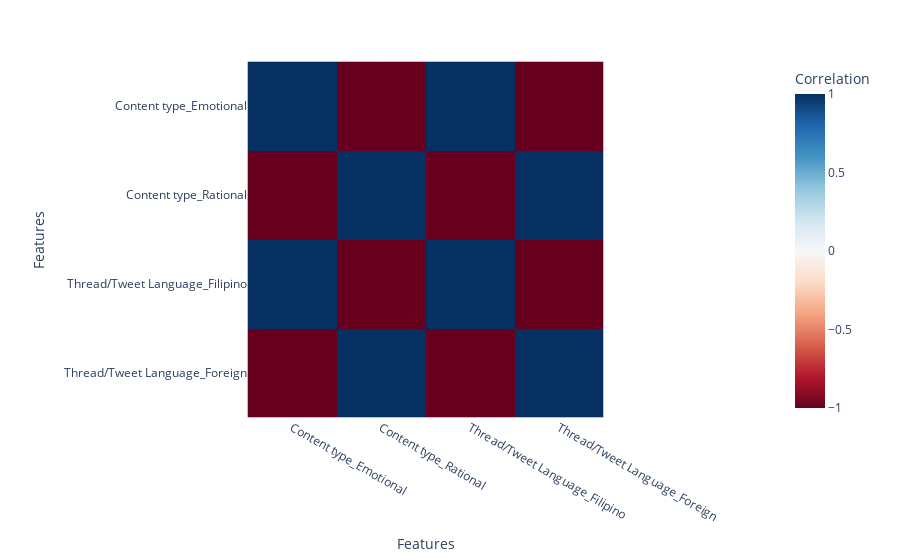

Source (notebook cell):
### Code cell
content_lang_filtered = content_lang[content_lang['Content type_Transactional'] == 0].copy()
content_lang_filtered.drop('Content type_Transactional', inplace=True, axis=1)
corr = content_lang_filtered.corr()

fig = px.imshow(corr,
                color_continuous_scale='RdBu',
                zmin=-1,
                zmax=1,
                labels=dict(x='Features', y='Features', color='Correlation'),
                x=corr.columns,
                y=corr.columns)
fig.show()

### Figure 1 — Plotly figure (JSON) as saved in the notebook; plotly's stock layout.template omitted (floating-point values rounded to 4 significant figures)
{"data": [{"coloraxis": "coloraxis", "hovertemplate": "Features: %{x}<br>Features: %{y}<br>Correlation: %{z}<extra></extra>", "name": "0", "type": "heatmap", "x": ["Content type_Emotional", "Content type_Rational", "Thread/Tweet Language_Filipino", "Thread/Tweet Language_Foreign"], "xaxis": "x", "y": ["Content type_Emotional", "Content type_Rational", "Thread/Tweet Language_Filipino", "Thread/Tweet Language_Foreign"], "yaxis": "y", "z": [[1, -1.0, 1, -1.0], [-1.0, 1, -1.0, 1], [1, -1.0, 1, -1.0], [-1.0, 1, -1.0, 1]]}], "layout": {"coloraxis": {"cmax": 1, "cmin": -1, "colorbar": {"title": {"text": "Correlation"}}, "colorscale": [[0, "rgb(103,0,31)"], [0.1, "rgb(178,24,43)"], [0.2, "rgb(214,96,77)"], [0.3, "rgb(244,165,130)"], [0.4, "rgb(253,219,199)"], [0.5, "rgb(247,247,247)"], [0.6, "rgb(209,229,240)"], [0.7, "rgb(146,197,222)"], [0.8, "rgb(67,147,195)"], [0.9, "rgb(33,102,172)"], [1, "rgb(5,48,97)"]]}, "margin": {"t": 60}, "xaxis": {"anchor": "y", "constrain": "domain", "domain": [0, 1], "scaleanchor": "y", "title": {"text": "Features"}}, "yaxis": {"anchor": "x", "autorange": "reversed", "constrain": "domain", "domain": [0, 1], "title": {"text": "Features"}}}}
